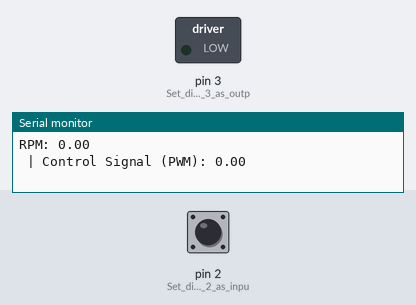
The sketch below on a simulated Arduino Uno, built with avr-gcc and run on an emulated ATmega328P. Shown: switched loads named in the sketch (green lamp = pin HIGH), the last lines printed to the serial monitor. The inputs (shaded band) are chosen by the test bench; at power-on: pin 2 (Set_digital_pin_2_as_inpu) LOW.

Above: at 1.2 s.
1.3 s: pin 2 (Set_digital_pin_2_as_inpu) pulled HIGH for 3.2 s
At 4.0 s:
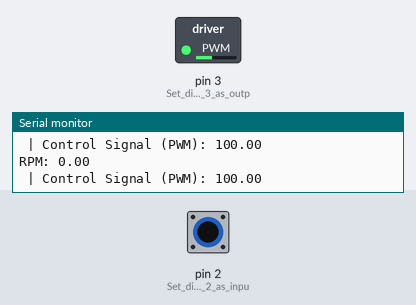
7.5 s: pin 2 (Set_digital_pin_2_as_inpu) pulled HIGH for 0.15 s
At 8.8 s:
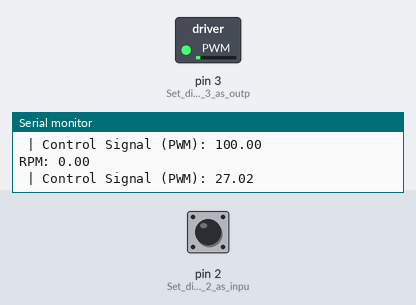
Timing chart, 0 to 10.5 s (numbered marks = the images above; inputs shaded):
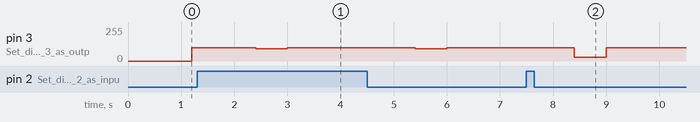

The sketch:

closed_loop_motor_control.ino
```cpp
// Define variables to store counts
int count0 = 0; // Counter for digitalRead() returning 0
int count1 = 0; // Counter for digitalRead() returning 1
float controlSignal;
 float error;
const float sampleTime = 0.08;  //time in seconds

// Variable to store previous state of pin 2
int previousState = LOW;

// Timer variables
unsigned long previousMillis = 0;   // Stores the last time the output was updated
const long interval = 600;          // Interval in milliseconds (500 milliseconds)

// Desired speed in RPM
const float targetRPM = 80.0;

// PID control variables
float Kp = 2.0;  // Proportional gain
float Ki = 0.0;  // Integral gain
float Kd = 5.0;  // Derivative gain

float previousError = 0;
float integral = 0;

void setup() {
  Serial.begin(9600); // Initialize serial communication
  pinMode(2, INPUT);  // Set digital pin 2 as input
  pinMode(3, OUTPUT); // Set digital pin 3 as output (PWM)
}

void loop() {
  unsigned long currentMillis = millis();  // Get the current time

  int currentState = digitalRead(2); // Read digital pin 2

  // Check if pin state has changed
  if (currentState != previousState) {
    if (currentState == LOW) {
      count0++; // Increment count0 if current state is 0
    } else {
      count1++; // Increment count1 if current state is 1
    }
    previousState = currentState; // Update previous state
  }

  // Check if 500 milliseconds have elapsed
  if (currentMillis - previousMillis >= interval) {
    // Calculate the frequency over the 500ms interval
    float frequency = (count0 + count1); // Frequency in Hz
    float rpm = frequency * 60.0 / (94.0 * sampleTime); // Calculate RPM (assuming 47 pulses per rotation)

    // Calculate the error
    error = targetRPM - rpm;

    // Calculate the integral term
    integral += error * (interval / 1000.0);

    // Calculate the derivative term
    float derivative = -(error - previousError) / (interval / 1000.0);

    // Calculate the control signal
    controlSignal = Kp * error + Ki * integral + Kd * derivative;

    // Limit control signal to PWM range
    controlSignal = constrain(controlSignal, 0, 100);

    // Output the control signal to the motor
    //analogWrite(3, controlSignal);

    // Print the RPM and control signal
    Serial.print("RPM: ");
    Serial.println(rpm);
    Serial.print(" | Control Signal (PWM): ");
    Serial.println(controlSignal);

    // Reset counts for the next interval
    count0 = 0;
    count1 = 0;
    previousMillis = currentMillis; // Save the current time for the next interval

    // Update the previous error
    previousError = error;
  }
  analogWrite(3, controlSignal);
  //Serial.println(error);
}
```

Measured:
- after the input at 1.3 s, pin 3 (Set_digital_pin_3_as_outp): alternates 100/255 for 2.4 s and 93/255 for 0.60 s, starting after 1.1 s
- after the input at 7.5 s, pin 3 (Set_digital_pin_3_as_outp): 100/255 → 27/255 after 0.90 s, → 100/255 0.60 s later
